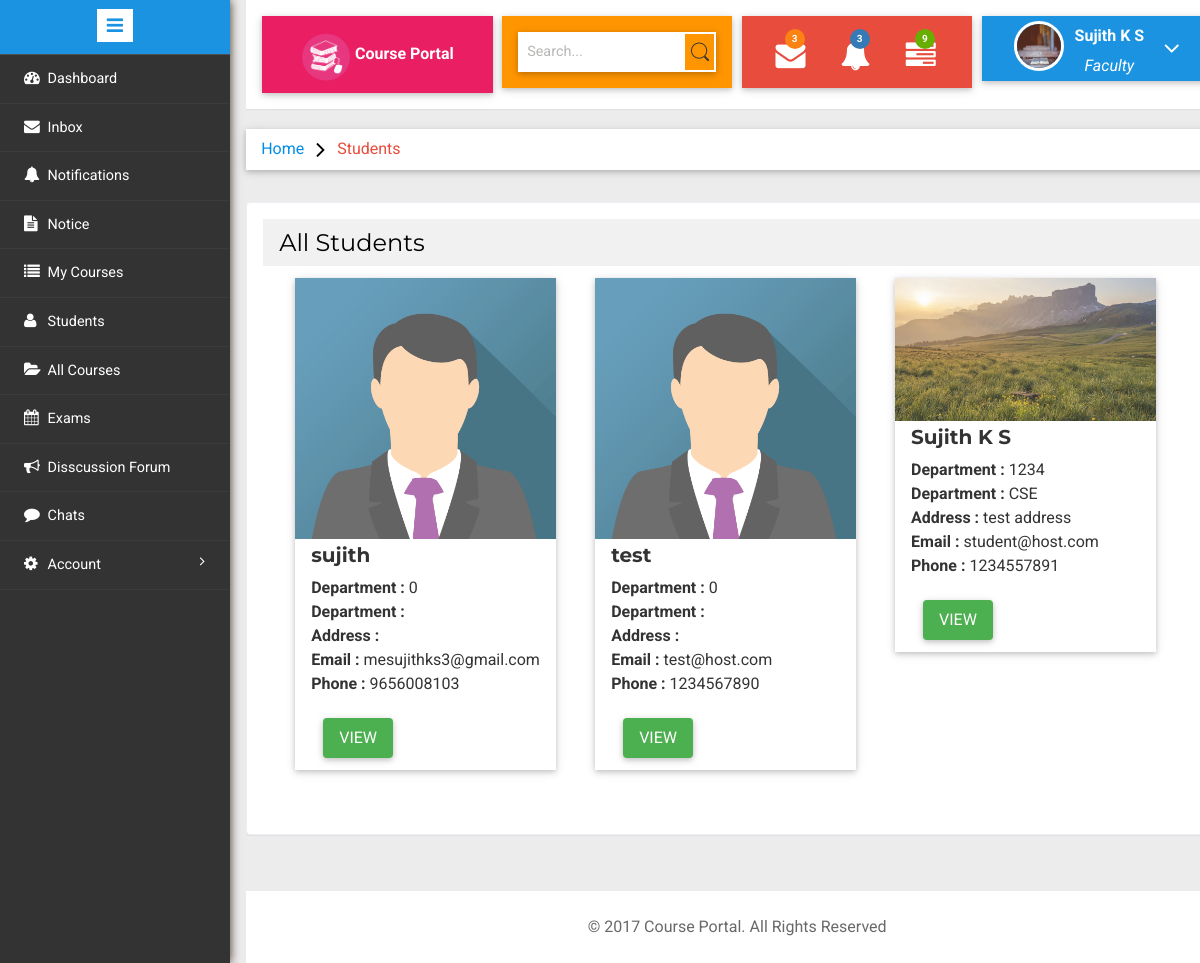
Screenshot of /faculty/index.php?page=student (signed in) with the database file from the repository.
### tables this page shows
CREATE TABLE `users` (
  `id` int(11) NOT NULL,
  `name` char(40) NOT NULL,
  `email` varchar(40) NOT NULL,
  `pass` varchar(40) NOT NULL,
  `type` varchar(10) NOT NULL,
  `mobile` bigint(11) NOT NULL,
  `gender` varchar(40) NOT NULL,
  `image` varchar(50) NOT NULL DEFAULT '../images/avatar.png',
  `dob` date NOT NULL,
  `join_date` datetime NOT NULL DEFAULT CURRENT_TIMESTAMP
);

CREATE TABLE `students` (
  `studentId` int(11) NOT NULL,
  `admno` int(11) NOT NULL,
  `dept` varchar(30) NOT NULL,
  `addrs` text NOT NULL,
  `status` varchar(20) NOT NULL DEFAULT 'incomplete'
);

### faculty/student.php (the view)
<?php
    $card='<div class="w3-row-padding">';
    $count=0;
	$query="SELECT * FROM `students`,`users` WHERE `users`.id = `students`.studentId";
	$result = mysqli_query($con,$query) or die(mysqli_error());
    while($row=$result->fetch_assoc()){
        $count+=1;
        $sid=$row['id'];
        $card.='
                <div class="w3-third">
                    <div class="w3-card-2" style="width:92%;max-width:300px;margin-top:12px;">
                        <img src="'.getUserAvatar($sid).'" alt="Avatar" style="width:100%;opacity:0.85">
                        <div class="w3-container">
                            <h4><b>'.$row['name'].'</b></h4>
                            <p>
                                <strong>Department : </strong>'.$row['admno'].'<br />
                                <strong>Department : </strong>'.$row['dept'].'<br />
                                <strong>Address : </strong>'.$row['addrs'].'<br />
                                <strong>Email : </strong>'.$row['email'].'<br />
                                <strong>Phone : </strong>'.$row['mobile'].'
                            </p>
                            <a class="w3-button w3-green w3-hover-red w3-round w3-card-2" style="margin-left:12px;margin-top:12px;margin-bottom:12px" href="index.php?page=view-student&id='.$sid.'">VIEW</a>
                        </div>
                     </div>
                </div>';
        if($count%3==0)
            $card.='
            </div>
            <div class="w3-row-padding">
            <br />';
    }
?>
<ol class="breadcrumb w3-card-2">
                <li class="breadcrumb-item"><a href="index.php">Home</a> <i class="fa fa-angle-right"></i> Students</li>
            </ol>
<div class="w3-card-4 validation-system validation-form">
<header class="w3-container w3-light-grey">
      <h3>All Students</h3>
    </header>
    <div class="w3-container">
        <?php echo $card; ?>
    </div>
</div><br />
</div>

### faculty/index.php (shortened to what this page needs)
<?php
	require("../auth.php");
	if(getStatus()!="approved")
		$home="verify.php";
	else
		$home="dashboard.php";
	function getName(){
		$fid=$_SESSION['user_id'];
		require('../connection.php');
		$query="SELECT * FROM `users` WHERE id=$fid";
        $result = mysqli_query($con,$query) or die(mysqli_error());
        $row=$result->fetch_assoc();
        return $row["name"];
	}
	function getAvatar(){
		$fid=$_SESSION['user_id'];
		require('../connection.php');
		$query="SELECT * FROM `users` WHERE id=$fid";
        $result = mysqli_query($con,$query) or die(mysqli_error());
        $row=$result->fetch_assoc();
        return $row["image"];
	}
	function getStatus(){
		$fid=$_SESSION['user_id'];
		require('../connection.php');
		$query="SELECT * FROM `faculty` WHERE facultyId=$fid";
		$result = mysqli_query($con,$query) or die(mysqli_error());
        $row=$result->fetch_assoc();
        return $row["status"];
	}
	function getUserAvatar($id){
		require('../connection.php');
		$query="SELECT * FROM `users` WHERE id=$id";
        $result = mysqli_query($con,$query) or die(mysqli_error());
        $row=$result->fetch_assoc();
        return $row["image"];
	}
?>
<!DOCTYPE HTML>
<html>
<head>
<link href="css/bootstrap.min.css" rel='stylesheet' type='text/css' />
<link href="../css/w3.css" rel='stylesheet' type='text/css' />
<link href="css/style.css" rel='stylesheet' type='text/css' />
<link rel="stylesheet" href="css/morris.css" type="text/css"/>
<link href="css/font-awesome.css" rel="stylesheet">
<link rel="stylesheet" href="css/icon-font.min.css" type='text/css' />
</head>
<body>
   <div class="page-container">
<div class="left-content">
	   <div class="mother-grid-inner">
				<div class="header-main w3-card-2">
					<div class="logo-w3-agile w3-pink w3-text-whit e w3-card-2">
								<img src="images/logo.png" width="50px" height="50px"><b>  Course Portal</b>
							</div>
					<div class="w3layouts-left w3-card-2">
								<div class="w3-search-box w3-card-2">
									<form action="#" method="post">
										<input type="text" placeholder="Search..." required="">
										<input type="submit" value="">
									</form>
								</div>
						 </div>
						 <div class="w3layouts-right w3-card-2">
							<div class="profile_details_left">
								<ul class="nofitications-dropdown">
									<li class="dropdown head-dpdn">
										<a href="#" class="dropdown-toggle" data-toggle="dropdown" aria-expanded="false"><i class="fa fa-envelope"></i><span class="badge">3</span></a>
									</li>
									<li class="dropdown head-dpdn">
										<a href="#" class="dropdown-toggle" data-toggle="dropdown" aria-expanded="false"><i class="fa fa-bell"></i><span class="badge blue">3</span></a>
									</li>
									<li class="dropdown head-dpdn">
										<a href="#" class="dropdown-toggle" data-toggle="dropdown" aria-expanded="false"><i class="fa fa-tasks"></i><span class="badge blue1">9</span></a>
									</li>
									<div class="clearfix"> </div>
								</ul>
							</div>
						</div>
						<div class="profile_details w3l w3-card-2">
								<ul>
									<li class="dropdown profile_details_drop">
										<a href="#" class="dropdown-toggle" data-toggle="dropdown" aria-expanded="false">
											<div class="profile_img">
												<span class="prfil-img"><img src="<?php echo getAvatar(); ?>" alt=""> </span>
												<div class="user-name">
													<p><?php echo getName(); ?></p>
													<span>Faculty</span>
												</div>
												<i class="fa fa-angle-down"></i>
												<div class="clearfix"></div>
											</div>
										</a>
									</li>
								</ul>
							</div>
				</div>
 <?php
		@$page=  $_GET['page'];
		  if($page!="")
		  {
			switch($page){
				case "student":	include("student.php"); break;
			}
		  }
		  else
		  {
		  include($home);
		  }
		  ?>
<br />
<div class="copyrights ">
<p>© 2017 Course Portal. All Rights Reserved</p>
</div>
</div>
</div>
				<div class="sidebar-menu">
					<header class="logo1">
						<a href="#" class="sidebar-icon"> <span class="fa fa-bars"></span> </a>
					</header>
                           <div class="menu">
									<ul id="menu" >
										<li><a href="index.php"><i class="fa fa-tachometer"></i> <span title="Dashboard">Dashboard</span><div class="clearfix"></div></a></li>
										 <li id="menu-academico" ><a href="index.php?page=inbox"><i class="fa fa-envelope nav_icon"></i><span title="Inbox">Inbox</span><div class="clearfix"></div></a></li>
										 <li><a href="index.php?page=notification"><i class="fa fa-bell" aria-hidden="true"></i><span title="Notifications">Notifications</span><div class="clearfix"></div></a></li>
										 <li><a href="index.php?page=notice"><i class="fa fa-file-text" aria-hidden="true"></i><span title="Notice">Notice</span><div class="clearfix"></div></a></li>
										 <li><a href="index.php?page=my-courses"><i class="fa fa-list" aria-hidden="true"></i><span title="My Courses">My Courses</span><div class="clearfix"></div></a></li>
										 <li><a href="index.php?page=student"><i class="fa fa-user" aria-hidden="true"></i><span title="Students">Students</span><div class="clearfix"></div></a></li>
										 <li><a href="index.php?page=course"><i class="fa fa-folder-open" aria-hidden="true"></i><span title="All Courses">All Courses</span><div class="clearfix"></div></a></li>
										 <li><a href="index.php?page=exam"><i class="fa fa-calendar" aria-hidden="true"></i><span title="Exams">Exams</span><div class="clearfix"></div></a></li>
										 <li><a href="index.php?page=disscussion"><i class="fa fa-bullhorn" aria-hidden="true"></i><span title="Disscussion">Disscussion Forum</span><div class="clearfix"></div></a></li>
										 <li><a href="index.php?page=chat"><i class="fa fa-comment" aria-hidden="true"></i><span title="Chats">Chats</span><div class="clearfix"></div></a></li>
							        <li id="menu-academico" ><a href="#"><i class="fa fa-gear"></i>  <span>Account</span> <span class="fa fa-angle-right" style="float: right" title="Account"></span><div class="clearfix"></div></a>
									 </li>
								  </ul>
								</div>
							  </div>
							</div>
</body>
</html>

### css/w3.css (style rules this page uses)
html { box-sizing:border-box }
*,*:before,*:after { box-sizing:inherit }
html { -ms-text-size-adjust:100%;-webkit-text-size-adjust:100% }
body { margin:0 }
article,aside,details,figcaption,figure,footer,header,main,menu,nav,section,summary { display:block }
a { background-color:transparent;-webkit-text-decoration-skip:objects }
img { border-style:none }
button,input,select,textarea { font:inherit;margin:0 }
button,input { overflow:visible }
button,html [type=button],[type=reset],[type=submit] { -webkit-appearance:button }
html,body { font-family:Verdana,sans-serif;font-size:15px;line-height:1.5 }
html { overflow-x:hidden }
h3 { font-size:24px }
h4 { font-size:20px }
h1,h2,h3,h4,h5,h6 { font-family:"Segoe UI",Arial,sans-serif;font-weight:400;margin:10px 0 }
img { margin-bottom:-5px }
a { color:inherit }
.w3-btn,.w3-button { border:none;display:inline-block;outline:0;padding:8px 16px;vertical-align:middle;overflow:hidden;text-decoration:none;color:inherit;background-color:inherit;text-align:center;cursor:pointer;white-space:nowrap }
.w3-btn,.w3-button { -webkit-touch-callout:none;-webkit-user-select:none;-khtml-user-select:none;-moz-user-select:none;-ms-user-select:none;user-select:none }
.w3-container:after,.w3-container:before,.w3-panel:after,.w3-panel:before,.w3-row:after,.w3-row:before,.w3-row-padding:after,.w3-row-padding:before, .w3-cell-row:before,.w3-cell-row:after,.w3-clear:after,.w3-clear:before,.w3-bar:before,.w3-bar:after { content:"";display:table;clear:both }
.w3-col,.w3-half,.w3-third,.w3-twothird,.w3-threequarter,.w3-quarter { float:left;width:100% }
@media (min-width:601px) { .w3-col.m4,.w3-third { width:33.33333% } }
.w3-round,.w3-round-medium { border-radius:4px }
.w3-row-padding,.w3-row-padding>.w3-half,.w3-row-padding>.w3-third,.w3-row-padding>.w3-twothird,.w3-row-padding>.w3-threequarter,.w3-row-padding>.w3-quarter,.w3-row-padding>.w3-col { padding:0 8px }
.w3-container,.w3-panel { padding:0.01em 16px }
.w3-card,.w3-card-2 { box-shadow:0 2px 5px 0 rgba(0,0,0,0.16),0 2px 10px 0 rgba(0,0,0,0.12) }
.w3-card-4,.w3-hover-shadow:hover { box-shadow:0 4px 10px 0 rgba(0,0,0,0.2),0 4px 20px 0 rgba(0,0,0,0.19) }
.w3-green,.w3-hover-green:hover { color:#fff!important;background-color:#4CAF50!important }
.w3-pink,.w3-hover-pink:hover { color:#fff!important;background-color:#e91e63!important }
.w3-light-grey,.w3-hover-light-grey:hover,.w3-light-gray,.w3-hover-light-gray:hover { color:#000!important;background-color:#f1f1f1!important }

### rows the page displays
users: image (picture), name "Sujith K S"
students: studentId.image (placeholder picture), studentId.name "sujith", admno "0", studentId.email "mesujithks3@gmail.com", studentId.mobile "9656008103"
students: studentId.image (placeholder picture), studentId.name "test", admno "0", studentId.email "test@host.com", studentId.mobile "1234567890"
students: studentId.image (picture), studentId.name "Sujith K S", admno "1234", dept "CSE", addrs "test address", studentId.email "student@host.com", studentId.mobile "1234557891"
